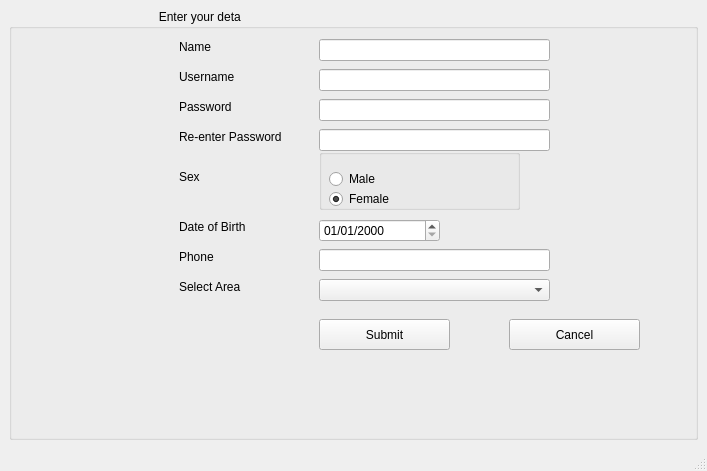
<?xml version="1.0" encoding="UTF-8"?>
<ui version="4.0">
 <class>voter_form</class>
 <widget class="QMainWindow" name="voter_form">
  <property name="geometry">
   <rect>
    <x>0</x>
    <y>0</y>
    <width>707</width>
    <height>471</height>
   </rect>
  </property>
  <property name="windowTitle">
   <string>MainWindow</string>
  </property>
  <widget class="QWidget" name="centralwidget">
   <layout class="QFormLayout" name="formLayout_2">
    <item row="0" column="0" colspan="2">
     <widget class="QGroupBox" name="groupBox">
      <property name="minimumSize">
       <size>
        <width>0</width>
        <height>431</height>
       </size>
      </property>
      <property name="title">
       <string>                                             Enter your details</string>
      </property>
      <widget class="QLabel" name="label">
       <property name="geometry">
        <rect>
         <x>170</x>
         <y>30</y>
         <width>51</width>
         <height>16</height>
        </rect>
       </property>
       <property name="text">
        <string>Name</string>
       </property>
      </widget>
      <widget class="QLineEdit" name="name">
       <property name="geometry">
        <rect>
         <x>310</x>
         <y>30</y>
         <width>231</width>
         <height>22</height>
        </rect>
       </property>
      </widget>
      <widget class="QLineEdit" name="repassword">
       <property name="geometry">
        <rect>
         <x>310</x>
         <y>120</y>
         <width>231</width>
         <height>22</height>
        </rect>
       </property>
       <property name="echoMode">
        <enum>QLineEdit::Password</enum>
       </property>
      </widget>
      <widget class="QLineEdit" name="password">
       <property name="geometry">
        <rect>
         <x>310</x>
         <y>90</y>
         <width>231</width>
         <height>22</height>
        </rect>
       </property>
       <property name="echoMode">
        <enum>QLineEdit::Password</enum>
       </property>
      </widget>
      <widget class="QLineEdit" name="username">
       <property name="geometry">
        <rect>
         <x>310</x>
         <y>60</y>
         <width>231</width>
         <height>22</height>
        </rect>
       </property>
      </widget>
      <widget class="QLabel" name="label_2">
       <property name="geometry">
        <rect>
         <x>170</x>
         <y>60</y>
         <width>81</width>
         <height>16</height>
        </rect>
       </property>
       <property name="text">
        <string>Username</string>
       </property>
      </widget>
      <widget class="QLabel" name="label_3">
       <property name="geometry">
        <rect>
         <x>170</x>
         <y>90</y>
         <width>71</width>
         <height>16</height>
        </rect>
       </property>
       <property name="text">
        <string>Password</string>
       </property>
      </widget>
      <widget class="QLabel" name="label_4">
       <property name="geometry">
        <rect>
         <x>170</x>
         <y>120</y>
         <width>141</width>
         <height>16</height>
        </rect>
       </property>
       <property name="text">
        <string>Re-enter Password</string>
       </property>
      </widget>
      <widget class="QLabel" name="sexLabel">
       <property name="geometry">
        <rect>
         <x>170</x>
         <y>160</y>
         <width>51</width>
         <height>16</height>
        </rect>
       </property>
       <property name="text">
        <string>Sex</string>
       </property>
      </widget>
      <widget class="QLabel" name="label_5">
       <property name="geometry">
        <rect>
         <x>12</x>
         <y>191</y>
         <width>16</width>
         <height>16</height>
        </rect>
       </property>
       <property name="text">
        <string/>
       </property>
      </widget>
      <widget class="QLabel" name="label_6">
       <property name="geometry">
        <rect>
         <x>170</x>
         <y>210</y>
         <width>91</width>
         <height>16</height>
        </rect>
       </property>
       <property name="text">
        <string>Date of Birth</string>
       </property>
      </widget>
      <widget class="QDateEdit" name="DOB">
       <property name="geometry">
        <rect>
         <x>310</x>
         <y>210</y>
         <width>121</width>
         <height>23</height>
        </rect>
       </property>
       <property name="displayFormat">
        <string>dd/MM/yyyy</string>
       </property>
      </widget>
      <widget class="QLabel" name="sexLabel_2">
       <property name="geometry">
        <rect>
         <x>170</x>
         <y>240</y>
         <width>61</width>
         <height>16</height>
        </rect>
       </property>
       <property name="text">
        <string>Phone</string>
       </property>
      </widget>
      <widget class="QLineEdit" name="phone">
       <property name="geometry">
        <rect>
         <x>310</x>
         <y>240</y>
         <width>231</width>
         <height>22</height>
        </rect>
       </property>
      </widget>
      <widget class="QLabel" name="sexLabel_3">
       <property name="geometry">
        <rect>
         <x>170</x>
         <y>270</y>
         <width>81</width>
         <height>16</height>
        </rect>
       </property>
       <property name="text">
        <string>Select Area</string>
       </property>
      </widget>
      <widget class="QComboBox" name="area">
       <property name="geometry">
        <rect>
         <x>310</x>
         <y>270</y>
         <width>231</width>
         <height>22</height>
        </rect>
       </property>
       <item>
        <property name="text">
         <string/>
        </property>
       </item>
      </widget>
      <widget class="QGroupBox" name="groupBox_2">
       <property name="geometry">
        <rect>
         <x>310</x>
         <y>140</y>
         <width>201</width>
         <height>61</height>
        </rect>
       </property>
       <property name="title">
        <string/>
       </property>
       <widget class="QRadioButton" name="Male">
        <property name="geometry">
         <rect>
          <x>10</x>
          <y>20</y>
          <width>100</width>
          <height>20</height>
         </rect>
        </property>
        <property name="text">
         <string>Male</string>
        </property>
        <property name="checked">
         <bool>false</bool>
        </property>
       </widget>
       <widget class="QRadioButton" name="Female">
        <property name="geometry">
         <rect>
          <x>10</x>
          <y>40</y>
          <width>100</width>
          <height>20</height>
         </rect>
        </property>
        <property name="text">
         <string>Female</string>
        </property>
        <property name="checked">
         <bool>true</bool>
        </property>
       </widget>
      </widget>
      <widget class="QPushButton" name="submit">
       <property name="geometry">
        <rect>
         <x>310</x>
         <y>310</y>
         <width>131</width>
         <height>31</height>
        </rect>
       </property>
       <property name="text">
        <string>Submit</string>
       </property>
      </widget>
      <widget class="QPushButton" name="cancel">
       <property name="geometry">
        <rect>
         <x>500</x>
         <y>310</y>
         <width>131</width>
         <height>31</height>
        </rect>
       </property>
       <property name="text">
        <string>Cancel</string>
       </property>
      </widget>
     </widget>
    </item>
   </layout>
  </widget>
  <widget class="QStatusBar" name="statusbar"/>
 </widget>
 <tabstops>
  <tabstop>name</tabstop>
  <tabstop>username</tabstop>
  <tabstop>password</tabstop>
  <tabstop>repassword</tabstop>
  <tabstop>Male</tabstop>
  <tabstop>Female</tabstop>
  <tabstop>DOB</tabstop>
  <tabstop>phone</tabstop>
  <tabstop>area</tabstop>
  <tabstop>submit</tabstop>
  <tabstop>cancel</tabstop>
 </tabstops>
 <resources/>
 <connections/>
</ui>
